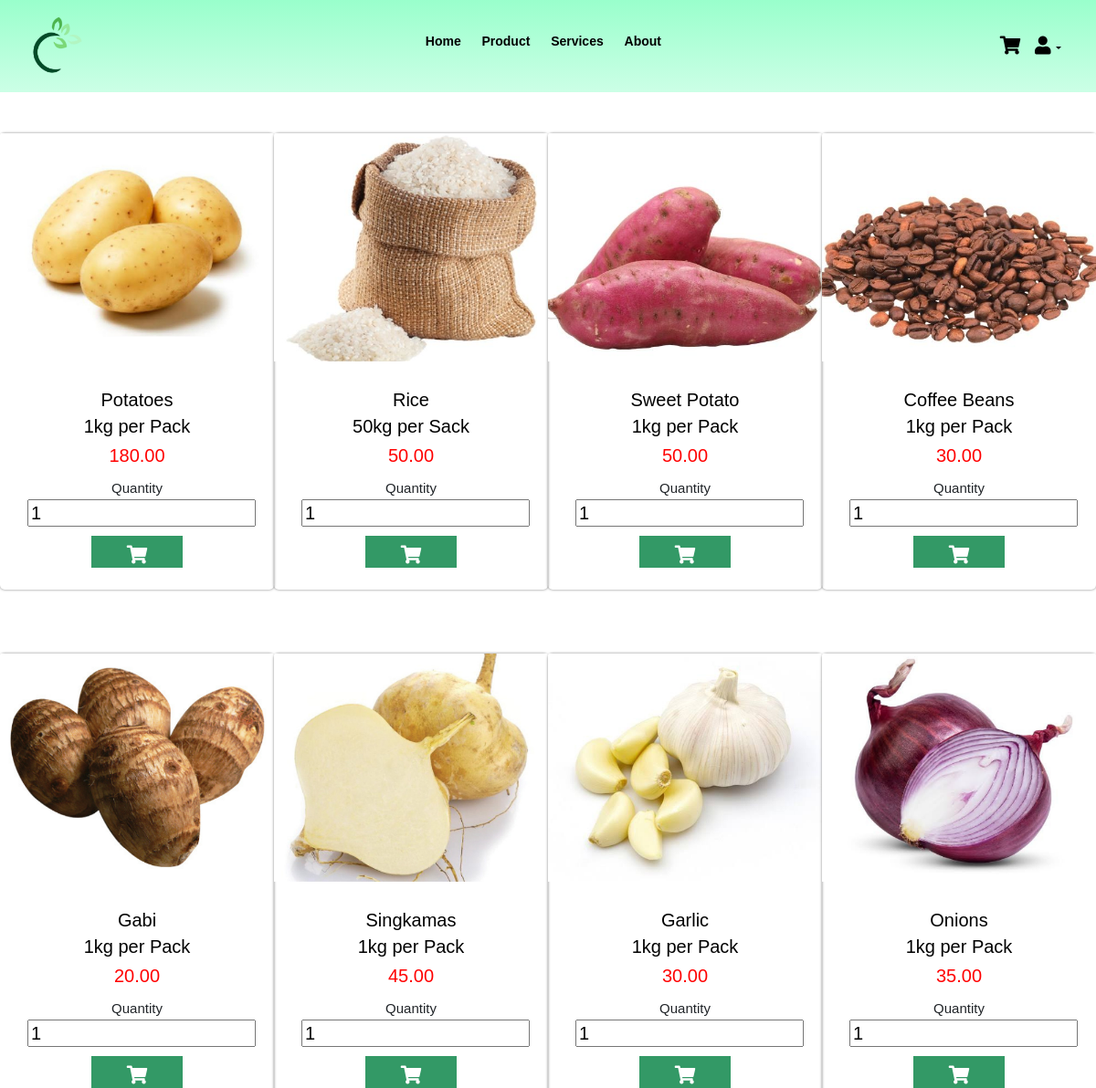
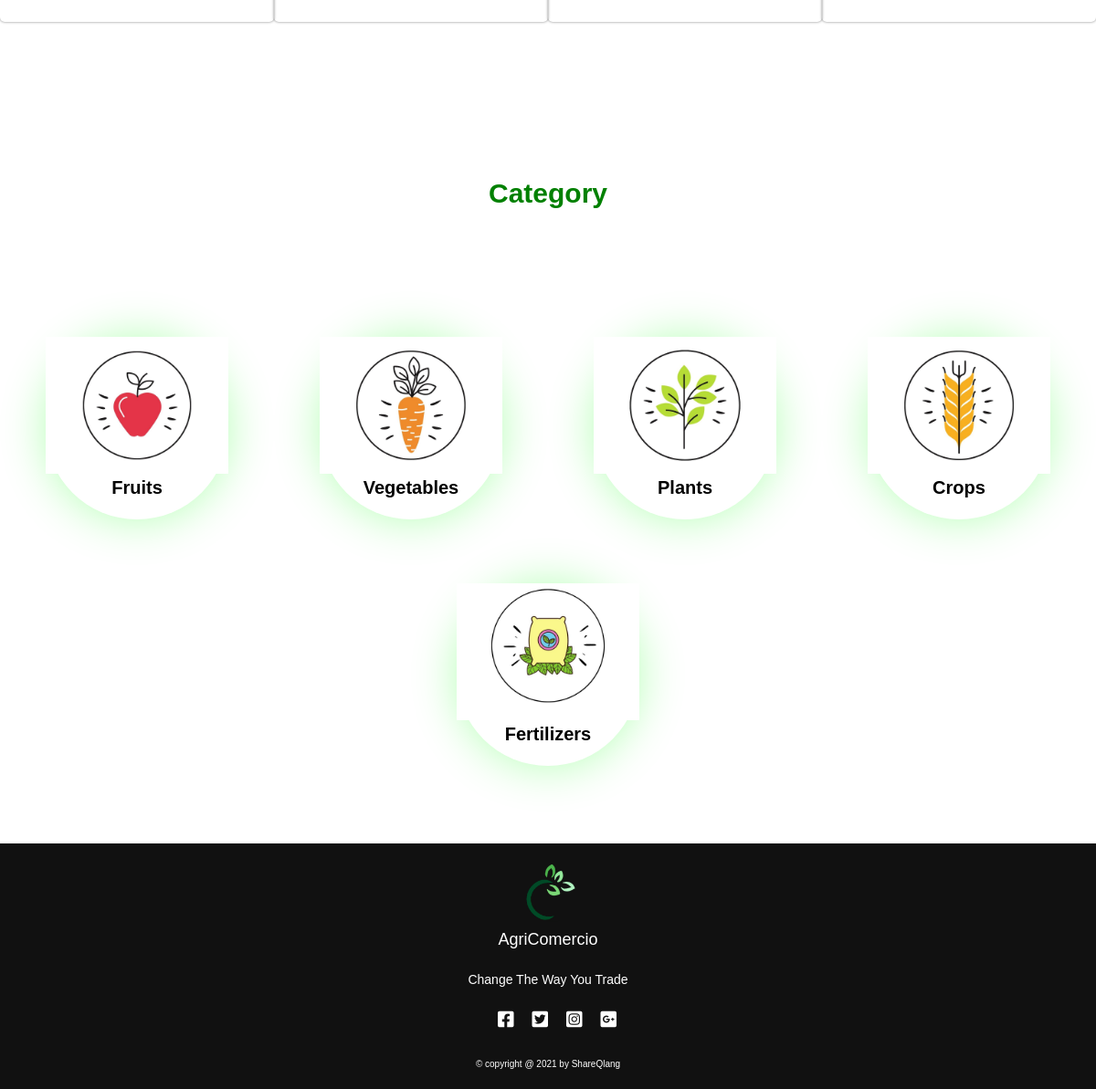
Page /category/crops.php on the committed database (2 pictures, top to bottom).
### tables this page shows
CREATE TABLE `items` (
  `item_id` int(11) NOT NULL,
  `item_name` varchar(128) NOT NULL,
  `cat_id` int(11) NOT NULL,
  `item_desc` varchar(255) NOT NULL,
  `item_status` varchar(20) NOT NULL COMMENT 'A for Available, NA for unavailable',
  `item_price` int(11) NOT NULL,
  `seller_id` int(11) NOT NULL,
  `item_img` varchar(128) NOT NULL
);

### category/crops.php (the view, shortened to what this page needs)
<?php
include_once "../includes/db_conn.php";
 ?>
<!DOCTYPE html>
<html lang="en">
<head>
    <link rel="stylesheet" href="../css/bootstrap.min.css">
    <link rel="stylesheet" href="../css/style.css">
    <link rel="stylesheet" href="../css/fontawesome.css">
    <link rel="stylesheet" href="https://cdnjs.cloudflare.com/ajax/libs/font-awesome/5.15.2/css/all.min.css">
</head>
<body>
    <header id="header">
        <div class="right">
            <img clas ="logo" src="../img/logo1.png" alt="" width="70px" height="70px">
        </div>
        <div class="nav-bar">
            <ul>
            <li><a href="../index.php">Home</a></li>
            <li><a href="../product.php">Product</a></li>
            <li><a href="../services.php">Services</a></li>
            <li><a href="../about.php">About</a></li>
            </ul>
        </div>
        <div class="left">
        <div class="dropdown">
            <a href="cart.php"><div class="fas fa-shopping-cart"></div></a>
                <button class="dropdown-toggle" type="button" id="dropdownMenu2" data-bs-toggle="dropdown" aria-expanded="false">
                <div class="fas fa-user"></div>
                </button>
        </div>
        </div>
    </header>
<?php
        $sql="SELECT i.item_id,
                    i.item_img,
                    i.item_name,
                    i.item_desc,
                    i.item_status,
                    c.cat_desc,
                    i.item_price
                    FROM items i
                    JOIN category c
                    ON i.cat_id = c.cat_id
                    WHERE c.cat_id= 4;";
  $stmt=mysqli_stmt_init($conn);
  if (!mysqli_stmt_prepare($stmt, $sql)){
     echo "Statement Failed.";
     exit();
  }
   mysqli_stmt_execute($stmt);
   $resultData = mysqli_stmt_get_result($stmt);
   $arr=array();
   while($row = mysqli_fetch_assoc($resultData)){
       array_push($arr,$row);
   }
      ?>
<section id="product">
    <div class="product-container">
        <?php
        foreach($arr as $key => $val){
        ?>
        <div class="product-slider">
            <div class="product-card item">
                <div class="image">
                <img src="../img/<?php echo $val['item_img'] ?>" alt="" class="card-img-top">
                </div>
                    <div class="content">
                        <h3><?php echo $val['item_name'] ?></h3>
                        <h3><?php echo $val['item_desc'] ?></h3>
                        <div class="price"><p><?php echo number_format($val['item_price'],2)  ?></p>
                        </div>
                        <label for="Quantity">Quantity</label>
                        <input type="number" value = "1" min="1" max="10">
                        <button class = "btn-addcart">
                        <a href="orderform.php?itemid=" <?php $val['item_id']?>><i class="fas fa-shopping-cart"></i></a>
                        </button>
                    </div>
            </div>
        </div>
                    <?php
                        }
                        ?>
    </div>
</section>
<section id="product-category">
    <div class="heading-two">Category</div>
    <div class="category-cont">
        <div class="category-slider">
            <div class="category-card">
                <div class="category-img">
                    <img src="../img/c1.jpg" alt="">
                </div>
                <div class="content-cat">
                <a href="fruits.php">Fruits</a>
                </div>
            </div>
            <div class="category-card">
                <div class="category-img">
                    <img src="../img/c2.jpg" alt="">
                </div>
                <div class="content-cat">
                <a href="vegetable.php">Vegetables</a>
                </div>
            </div>
            <div class="category-card">
                <div class="category-img">
                    <img src="../img/c3.jpg" alt="">
                </div>
                <div class="content-cat">
                <a href="plants.php">Plants</a>
                </div>
            </div>
            <div class="category-card">
                <div class="category-img">
                    <img src="../img/c4.jpg" alt="">
                </div>
                <div class="content-cat">
                <a href="crops.php">Crops</a>
                </div>
            </div>
            <div class="category-card">
                <div class="category-img">
                    <img src="../img/c5.jpg" alt="">
                </div>
                <div class="content-cat">
                <a href="ferti.php">Fertilizers</a>
                </div>
            </div>
        </div>
    </div>
</section>
    <section id="footer">
   <div class="footer-content">
   <img clas ="logo" src="../img/logo1.png" alt="" width="70px" height="70px">
       <h3>AgriComercio</h3>
       <p>Change The Way You Trade</p>
       <ul class="socials">
       <li><a href=""><i class="fab fa-facebook-square"></i></a></li>
       <li><a href=""><i class="fab fa-twitter-square"></i></a></li>
       <li><a href=""><i class="fab fa-instagram-square"></i></a></li>
       <li><a href=""><i class="fab fa-google-plus-square"></i></a></li>
       </ul>
   </div>
    <div class="credit text-center">&#169; copyright @ 2021 by ShareQlang</div>
</section>
</body>
</html>

### css/style.css (style rules this page uses)
* { margin: 0; box-sizing: border-box; transition: all .2s linear; font-family: 'Exo 2', sans-serif ; }
html { font-size: 62.5%; scroll-behavior: smooth; }
body { overflow-x: hidden; }
#header { display: flex; align-items: center; justify-content: space-between; padding: 1.5rem 2.5rem; color: black; background-image:linear-gradient(#99ffcc,#ccffe6) ; }
.fa-user { font-size: 2rem; cursor: pointer; color: #000000; }
.fa-shopping-cart { font-size: 2rem; cursor: pointer; color: #000000; }
#footer { background: #111; height: auto; padding: 2rem 0; width: 100vw; text-align-last: center; color: white; }
.footer-content { display: flex; align-items: center; justify-content: center; flex-direction: column; text-align: center; }
.footer-content h3 { font-size: 1.8rem; font-weight: 400; line-height: 3rem; }
.footer-content p { margin: 10px auto; line-height: 28px; font-size: 14px; }
.socials { list-style: none; display: flex; align-items: center; justify-content: center; margin: 1rem 0 3rem 0; }
.socials li { margin: 0 10px; }
.socials a { text-decoration: none; color: white; }
.socials a i { font-size: 2rem; transition: color .4s ease; }
.nav-bar { display: flex; align-items: center; padding: 20px; }
.nav-bar ul { display: inline-block; list-style-type: none; }
.nav-bar ul li { display: inline-block; margin-right: 20px; font-size: 14px }
a { text-decoration: none; font-weight: bolder; color: #000000; }
.heading-two { text-align: center; font-size: 3rem; padding-top: 5rem; margin: 5rem 0; position: relative; padding-top: 7rem; color: green; font-weight: bolder; }
.heading-two::after { background: white; }
.dropdown #dropdownMenu2 { background: none; border: none; outline: none; color: black; width: 5.5rem; }
.text-center { text-align-last: center; }
#product { display: flex; align-items: center; flex-flow: column; width: 100vw; }
.product-container { width:100% ; margin: 1rem; display: flex; align-items: center; flex-wrap: wrap; justify-content: space-around; }
.product-card { height: 50rem; width: 30rem; margin: 3.5rem auto; box-shadow: 0 0 .3rem rgba(0, 0, 0,.5); border-radius: 0.5rem; position: relative; }
.image { height: 50%; width: 100%; margin-top: 1rem; }
.image img { height: 100%; width: 100%; object-fit: cover; }
.content { padding: 3rem; height: 30%; width: 100%; text-align: center; }
.content h3 { font-size: 2rem; color: black; }
.price { font-size: 2rem; color: red; }
.content .btn-addcart { height: 3.5rem; width: 10rem; background: #339966; text-align:center; font-size: 2rem; text-decoration:none; border: none; margin-top: 1rem; line-height: 4rem; border: none; outline: none; }
.content .btn-addcart i { color: white; }
.content input { height: 3rem; width: 25rem; align-items: center; font-size: 2rem; }
.content label { font-size: 1.5rem; }
#product-category { display: flex; align-items: center; justify-content: center; flex-flow: column; width: 100vw; }
.category-cont { width: 100%; margin: 5rem; }
.category-slider { display: flex; align-items: center; flex-wrap: wrap; justify-content: space-around; }
.category-card { height: 20rem; width: 20rem; margin: 3.5rem; box-shadow: 0 0 5rem rgba(0,255,0,0.3); border-radius: 10rem ; position: relative; }
.category-img { height: 75%; width: 100%; }
.category-img img { height: 100%; width: 100%; object-fit: cover; }
.content-cat { height: 25%; width: 100%; text-align: center; }
.content-cat a { font-size: 2rem; }

### rows in the picture
items: item_img (picture), item_name "Potatoes", item_desc "1kg per Pack", item_price "180.00"
items: item_img (picture), item_name "Rice", item_desc "50kg per Sack", item_price "50.00"
items: item_img (picture), item_name "Sweet Potato", item_desc "1kg per Pack", item_price "50.00"
items: item_img (picture), item_name "Coffee Beans", item_desc "1kg per Pack", item_price "30.00"
items: item_img (picture), item_name "Gabi", item_desc "1kg per Pack", item_price "20.00"
items: item_img (picture), item_name "Singkamas", item_desc "1kg per Pack", item_price "45.00"
items: item_img (picture), item_name "Garlic", item_desc "1kg per Pack", item_price "30.00"
items: item_img (picture), item_name "Onions", item_desc "1kg per Pack", item_price "35.00"
